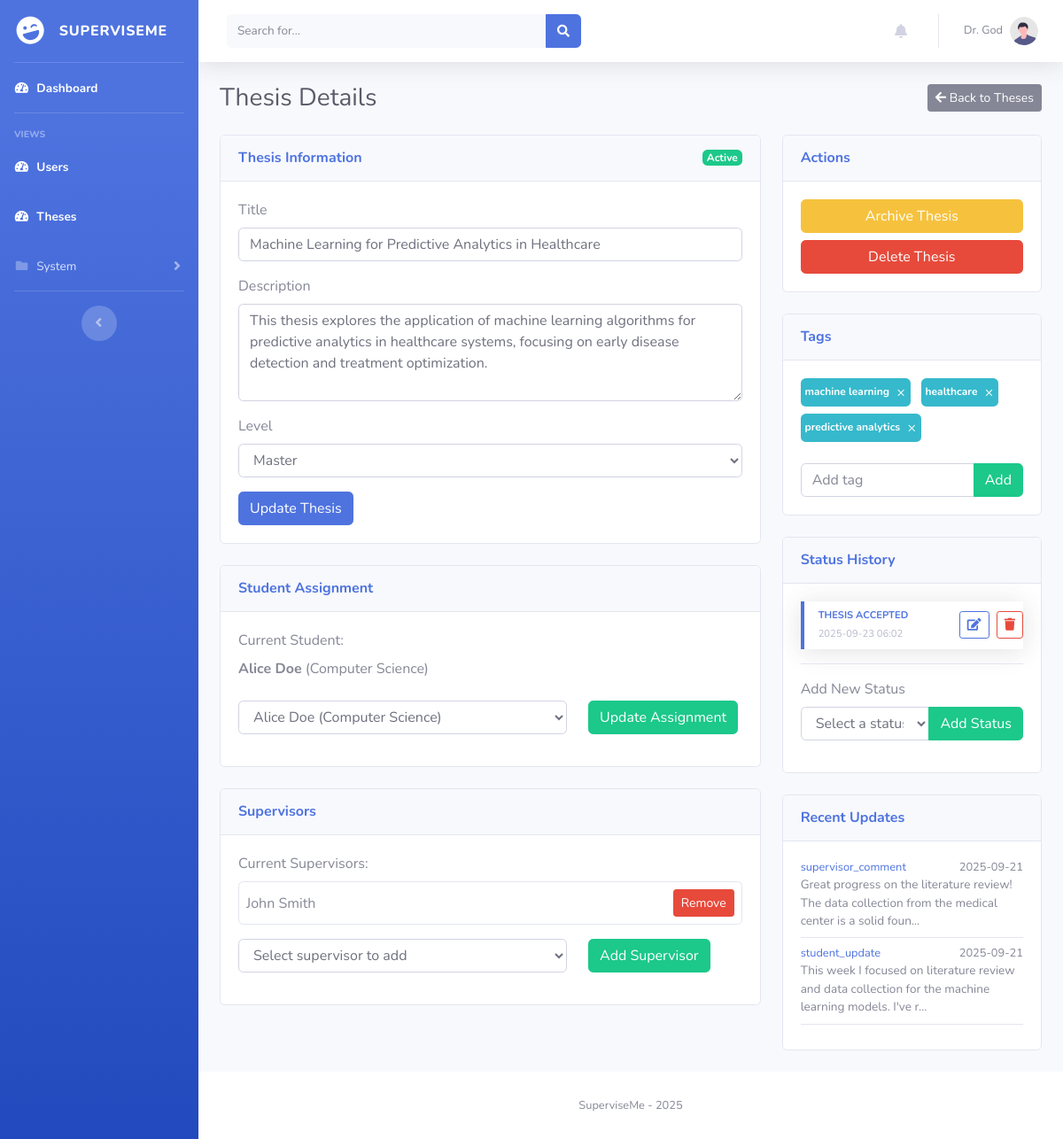
Page /admin/thesis/1 (signed in) on the earlier database version.
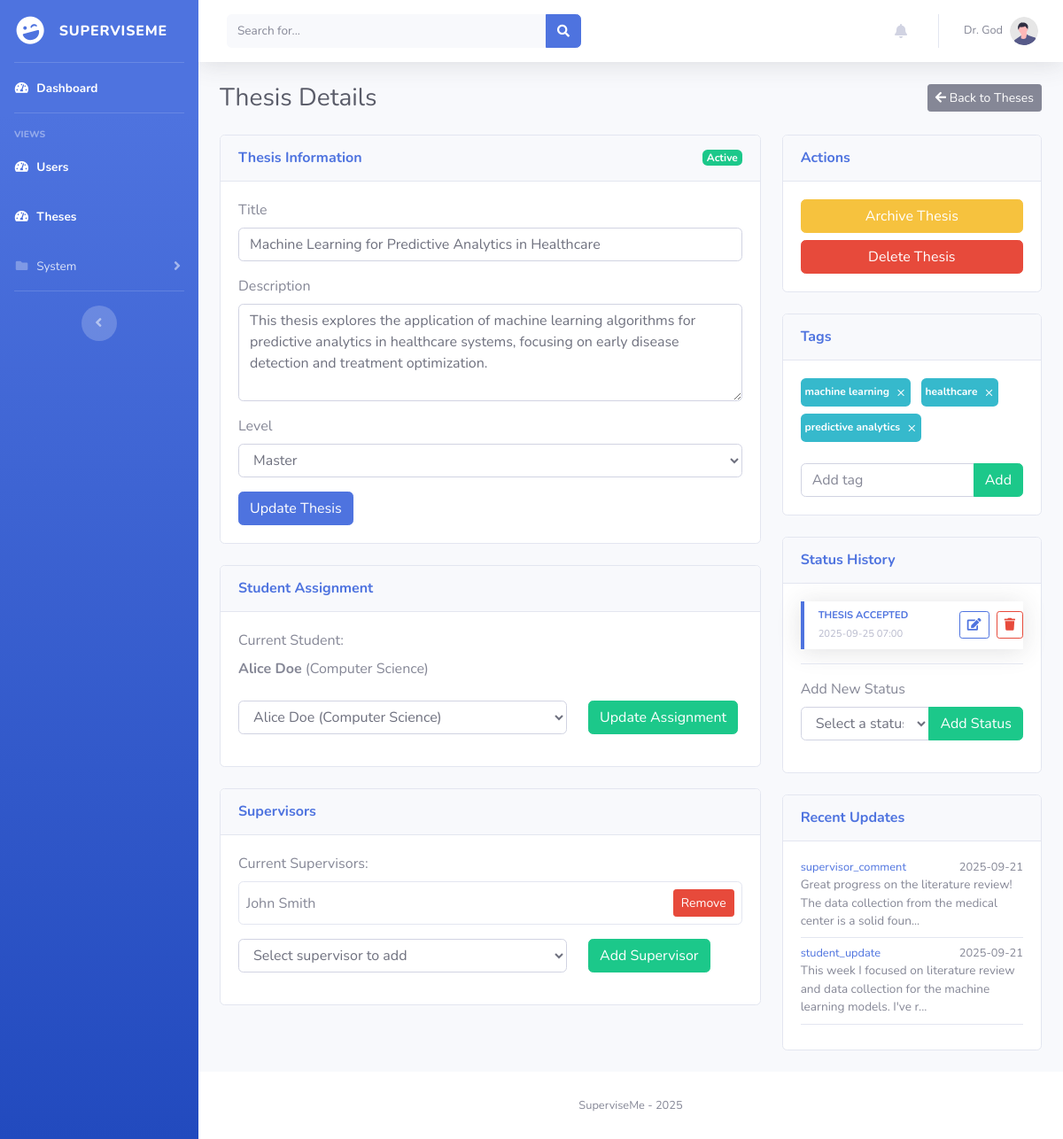
Same page on the later database version.
### superviseme/models.py (models this page shows)
class Thesis_Status(db.Model):
    __tablename__ = "thesis_status"
    id = db.Column(db.Integer, primary_key=True)
    thesis_id = db.Column(db.Integer, db.ForeignKey("thesis.id"), nullable=False)
    status = db.Column(db.String(20), nullable=False)
    updated_at = db.Column(db.Integer, nullable=False)
    thesis = db.relationship("Thesis", backref="status", lazy=True)

### superviseme/routes/admin.py (the view)
@admin.route("/admin/thesis/<int:thesis_id>")
@login_required
def thesis_detail(thesis_id):
    privilege_check = check_privileges(current_user.username, role="admin")
    if privilege_check is not True:
        return privilege_check
    thesis = Thesis.query.get_or_404(thesis_id)
    author = User_mgmt.query.get(thesis.author_id) if thesis.author_id else None
    supervisors_rel = Thesis_Supervisor.query.filter_by(thesis_id=thesis_id).all()
    supervisors = [User_mgmt.query.get(rel.supervisor_id) for rel in supervisors_rel]
    status_history = Thesis_Status.query.filter_by(thesis_id=thesis_id).order_by(Thesis_Status.updated_at.desc()).all()
    tags = Thesis_Tag.query.filter_by(thesis_id=thesis_id).all()
    updates = Thesis_Update.query.filter_by(thesis_id=thesis_id).order_by(Thesis_Update.created_at.desc()).all()
    students = User_mgmt.query.filter_by(user_type="student").all()
    all_supervisors = User_mgmt.query.filter_by(user_type="supervisor").all()
    return render_template("/admin/thesis_detail.html",
                         current_user=current_user,
                         thesis=thesis,
                         author=author,
                         supervisors=supervisors,
                         status_history=status_history,
                         tags=tags,
                         updates=updates,
                         students=students,
                         all_supervisors=all_supervisors,
                         datetime=datetime.datetime)

### superviseme/utils/logging_config.py (called while the page is built)
def log_request_response(app, loggers):
    @app.before_request
    def log_request_info():
        loggers['access_logger'].info("Request started", extra={
            'event_type': 'request_start',
            'endpoint': request.endpoint,
            'url_rule': str(request.url_rule) if request.url_rule else None,
            'content_length': request.content_length,
            'content_type': request.content_type
        })
    @app.after_request
    def log_response_info(response):
        loggers['access_logger'].info("Request completed", extra={
            'event_type': 'request_end',
            'status_code': response.status_code,
            'content_length': response.content_length,
            'content_type': response.content_type
        })
        return response

### superviseme/utils/miscellanea.py (called while the page is built, shortened)
def check_privileges(username, role="admin"):
    user = User_mgmt.query.filter_by(username=username).first()
    if not user:
        abort(404)
    return True

### superviseme/templates/admin/thesis_detail.html (shortened to what the changed rows need)
{% include 'admin/components/header.html' %}
<body id="page-top">
    <div id="wrapper">
        <div id="content-wrapper" class="d-flex flex-column">
            <div id="content">
                <div class="container-fluid">
                    <div class="d-sm-flex align-items-center justify-content-between mb-4">
                        <h1 class="h3 mb-0 text-gray-800">Thesis Details</h1>
                    </div>
                    <div class="row">
                        <div class="col-xl-4 col-lg-4">
                            <div class="card mb-4">
                                <div class="card-body">
                                    {% if status_history %}
                                        {% for status in status_history %}
                                            <div class="border-left-primary shadow h-100 py-2 pl-3 mb-2 d-flex justify-content-between align-items-center">
                                                <div class="flex-grow-1">
                                                    <div class="text-xs font-weight-bold text-primary text-uppercase mb-1">
                                                        {{ status.status }}
                                                    </div>
                                                    <div class="text-xs text-gray-500">
                                                        {{ datetime.fromtimestamp(status.updated_at).strftime('%Y-%m-%d %H:%M') }}
                                                    </div>
                                                </div>
                                                <div class="ml-2">
                                                    <button type="button" class="btn btn-sm btn-outline-primary mr-1" data-toggle="modal" data-target="#editStatusModal{{ status.id }}">
                                                        <i class="fas fa-edit"></i>
                                                    </button>
                                                    <form style="display: inline-block;" action="/admin/delete_thesis_status" method="POST" onsubmit="return confirm('Are you sure you want to delete this status entry?')">
                                                        <button type="submit" class="btn btn-sm btn-outline-danger">
                                                            <i class="fas fa-trash"></i>
                                                        </button>
                                                    </form>
                                                </div>
                                            </div>
                                        {% endfor %}
                                    {% else %}
                                        <p class="text-muted">No status history available</p>
                                    {% endif %}
                                </div>
                            </div>
                        </div>
                    </div>
                </div>
            </div>
            {% include 'admin/components/footer.html' %}
</body>
</html>

Differences in the rows shown:
changed Thesis_Status "THESIS ACCEPTED": fromtimestamp "2025-09-23 06:02" → "2025-09-25 07:00"
